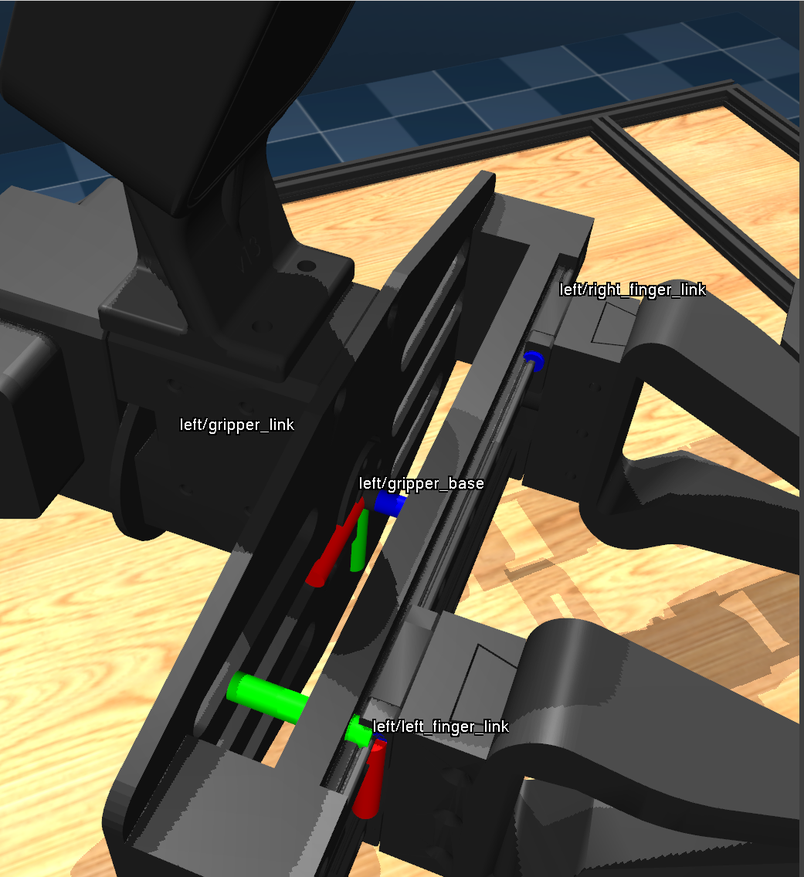
#> input picture alohasim/images/gripper_base_definition.png, 804 x 877 px, shrunk from 1041 x 1136 before the run; its folder holds only this picture in this run
$ python calib.py
#> lines starting #> are read from the running program, lines starting #| are printed output that depends on the picture
import os
import cv2
import glob
import numpy as np
import matplotlib.pyplot as plt
import argparse

# global calibration config
chessboard_position = None
calib_config = None

"""
NOTE: The computation of this function depends on the chessboard position!
TODO: using config file to specify the chessboard position to be used in this function
"""
def set_calib_config(chessboard_position):
    global calib_config
    if chessboard_position == 'lay':
        calib_config = {
            'board_position': 'lay',
            'pattern_size': (6, 9),
            'square_size': 25/1000,
            'data_folder': os.path.join(os.path.dirname(__file__), 'data', 'aloha2_lay'),
            'intrinsic_folder': os.path.join(os.path.dirname(__file__), 'intrinsics', 'aloha2')
        }
    elif chessboard_position == 'stand':
        calib_config = {
            'board_position': 'stand',
            'pattern_size': (8, 11),
            'square_size': 20/1000,
            'data_folder': os.path.join(os.path.dirname(__file__), 'data', 'aloha2_stand'),
            'intrinsic_folder': os.path.join(os.path.dirname(__file__), 'intrinsics', 'aloha2')
        }

# [87 lines left out: functions compute_object_points_in_world_frame, compute_camera_poses, calculate_reprojection_error, not called in this run]

def calculate_intrinsics(chessboard_corners, available_indices, pattern_size, square_size, image_size, res_save_folder):
    # Find the corners of the chessboard in the image
    imgpoints = chessboard_corners
    # Find the corners of the chessboard in the real world
    objpoints = []
    for i in range(len(available_indices)):
        # objp = compute_object_points_in_world_frame()
        objp = np.zeros((pattern_size[0] * pattern_size[1], 3), np.float32)
        objp[:, :2] = np.mgrid[0:pattern_size[0], 0:pattern_size[1]].T.reshape(-1, 2) * square_size
        objpoints.append(objp)
    # Find the intrinsic matrix
    ret, mtx, dist, rvecs, tvecs = cv2.calibrateCamera(objpoints, imgpoints, image_size, None, None)
    # Calculate the re-projection error
    reprojection_error = calculate_reprojection_error(objpoints, imgpoints, rvecs, tvecs, mtx, dist, res_save_folder)
    print(f"The average re-projection error from the intrinsics calibration is: {reprojection_error:.2f} pixels")
    return mtx

def find_chessboard_corners(images, pattern_size, res_save_folder):
    chessboard_corners = []
    available_indices = []
    print("finding chessboard corners...")

    detected_corners_folder = os.path.join(res_save_folder, "detected_corners")
    if not os.path.exists(detected_corners_folder):
        os.makedirs(detected_corners_folder)

    for i, image in enumerate(images):
        gray = cv2.cvtColor(image, cv2.COLOR_BGR2GRAY)
        ret, corners = cv2.findChessboardCorners(gray, pattern_size)
        if ret:
            chessboard_corners.append(corners)
            cv2.drawChessboardCorners(image, pattern_size, corners, ret)
            cv2.imwrite(os.path.join(detected_corners_folder, f"{i:02d}.png"), image)
            available_indices.append(i)
        else:
            print(f"No chessboard found in image {i:02d}")

    return chessboard_corners, available_indices

def calibration_eyeinhand(images, base2ee_transforms, res_save_folder):
    # find chessboard corners and index of images with chessboard corners
    chessboard_corners, available_indices = find_chessboard_corners(images, calib_config['pattern_size'], res_save_folder)

    # intrinsics calibration
    intrinsic_matrix = calculate_intrinsics(chessboard_corners, available_indices,
                                            calib_config['pattern_size'], calib_config['square_size'],
                                            images[0].shape[:2], res_save_folder)
    np.save(os.path.join(res_save_folder, "intrinsic_matrix.npy"), intrinsic_matrix)

    # calculate transformation: world -> camera
    world2cam_rotations, world2cam_translations = compute_camera_poses(chessboard_corners, intrinsic_matrix)
    world2cam_transforms = [np.concatenate((R, T), axis=1) for R, T in zip(world2cam_rotations, world2cam_translations)]
    for i in range(len(world2cam_transforms)):
        world2cam_transforms[i] = np.concatenate((world2cam_transforms[i], np.array([[0, 0, 0, 1]])), axis=0)

    # calculate transformation: camera -> world
    cam2world_transforms = [np.linalg.inv(T) for T in world2cam_transforms]
    cam2world_rotations = [T[:3, :3] for T in cam2world_transforms]
    cam2world_rotation_vectors = [cv2.Rodrigues(R)[0] for R in cam2world_rotations]
    cam2world_translations = [T[:3, 3] for T in cam2world_transforms]

    # calculate transformation: base -> end-effector
    base2ee_transforms = [base2ee_transforms[i] for i in available_indices]
    base2ee_rotations = [T[:3, :3] for T in base2ee_transforms]
    base2ee_rotation_vectors = [cv2.Rodrigues(R)[0] for R in base2ee_rotations]
    base2ee_translations = [T[:3, 3] for T in base2ee_transforms]

    # calculate transformation: end-effector -> base
    ee2base_transforms = [np.linalg.inv(T) for T in base2ee_transforms]
    ee2base_rotations = [T[:3, :3] for T in ee2base_transforms]
    ee2base_rotation_vectors = [cv2.Rodrigues(R)[0] for R in ee2base_rotations]
    ee2base_translations = [T[:3, 3] for T in ee2base_transforms]

    # calculate transformations: camera -> end-effector
    cam2ee_folder = os.path.join(res_save_folder, "cam2ee")
    ee2cam_folder = os.path.join(res_save_folder, "ee2cam")
    world2base_folder = os.path.join(res_save_folder, "world2base")
    if not os.path.exists(cam2ee_folder):
        os.mkdir(cam2ee_folder)
    if not os.path.exists(ee2cam_folder):
        os.mkdir(ee2cam_folder)
    if not os.path.exists(world2base_folder):
        os.mkdir(world2base_folder)

    for i in range(5):
        print(f"solving hand-eye calibration using method {i}...")
        cam2ee_rotation, cam2ee_translation = cv2.calibrateHandEye(
                R_gripper2base=ee2base_rotations,
                t_gripper2base=ee2base_translations,
                R_target2cam=world2cam_rotations,
                t_target2cam=world2cam_translations,
                method=i
            )
        cam2ee_transform = np.concatenate((cam2ee_rotation, cam2ee_translation), axis=1)
        cam2ee_transform = np.concatenate((cam2ee_transform, np.array([[0, 0, 0, 1]])), axis=0)
        np.save(os.path.join(cam2ee_folder, f"method_{i}.npy"), cam2ee_transform)
        ee2cam_transform = np.linalg.inv(cam2ee_transform)
        np.save(os.path.join(ee2cam_folder, f"method_{i}.npy"), ee2cam_transform)

    for i in range(2):
        print(f"solving hand-eye calibration using method {i+5}...")
        base2world_rotation, base2world_translation, ee2cam_rotation, ee2cam_translation = cv2.calibrateRobotWorldHandEye(
                R_world2cam=world2cam_rotations,
                t_world2cam=world2cam_translations,
                R_base2gripper=base2ee_rotations,
                t_base2gripper=base2ee_translations,
                method=i
            )
        ee2cam_transform = np.concatenate((ee2cam_rotation, ee2cam_translation), axis=1)
        ee2cam_transform = np.concatenate((ee2cam_transform, np.array([[0, 0, 0, 1]])), axis=0)
        np.save(os.path.join(ee2cam_folder, f"method_{i+5}.npy"), ee2cam_transform)
        cam2ee_transform = np.linalg.inv(ee2cam_transform)
        np.save(os.path.join(cam2ee_folder, f"method_{i+5}.npy"), cam2ee_transform)

        base2world_transform = np.concatenate((base2world_rotation, base2world_translation), axis=1)
        base2world_transform = np.concatenate((base2world_transform, np.array([[0, 0, 0, 1]])), axis=0)
        world2base_transform = np.linalg.inv(base2world_transform)
        np.save(os.path.join(world2base_folder, f"method_{i+5}.npy"), world2base_transform)

# [33 lines left out: function calibration_eyetohand, not called in this run]

if __name__ == "__main__":
    parser = argparse.ArgumentParser()
    parser.add_argument("--chessboard_position", type=str, default="lay", choices=["lay", "stand"])
    args = parser.parse_args()
    chessboard_position = args.chessboard_position
    set_calib_config(chessboard_position)

    # load images data
    camera_names = ['camera_high', 'camera_low', 'camera_wrist_left', 'camera_wrist_right']
    camera_images_dict = {}
    for camera_name in camera_names:
        image_folder = os.path.join(calib_config['data_folder'], camera_name, 'images')
        image_files = sorted(glob.glob(f'{image_folder}/*.png'))
        images = [cv2.imread(f) for f in image_files]
#> images = 1 item
        camera_images_dict[camera_name] = images

    # load base2ee data
    arm_names = ['left_arm', 'right_arm']
#> arm_names = ['left_arm', 'right_arm']
    base2ee_dict = {}
    for arm_name in arm_names:
        base2ee_folder = os.path.join(calib_config['data_folder'], arm_name, 'base2ee')
        base2ee_files = sorted(glob.glob(f'{base2ee_folder}/*.npy'))
#> base2ee_files = []
        base2ee_transforms = [np.load(f) for f in base2ee_files]
#> base2ee_transforms = []
        base2ee_dict[arm_name] = base2ee_transforms

    if chessboard_position == 'lay':
        # eye-in-hand calibration
        # TODO: how to use inverse_brown_conrady distortion model in realsense intrinsic when calibrating?
        print("\n\n=== calibrating left wrist camera ===")
        calibration_eyeinhand(images=camera_images_dict['camera_wrist_left'],
                            base2ee_transforms=base2ee_dict['left_arm'],
                            res_save_folder=os.path.join(calib_config['data_folder'], "camera_wrist_left"))
#> the loop in find_chessboard_corners, `for i, image in enumerate(images):` made 1 pass
#| No chessboard found in image 00
#> pass 1, in find_chessboard_corners, `gray = cv2.cvtColor(image, cv2.COLOR_BGR2GRAY)`:
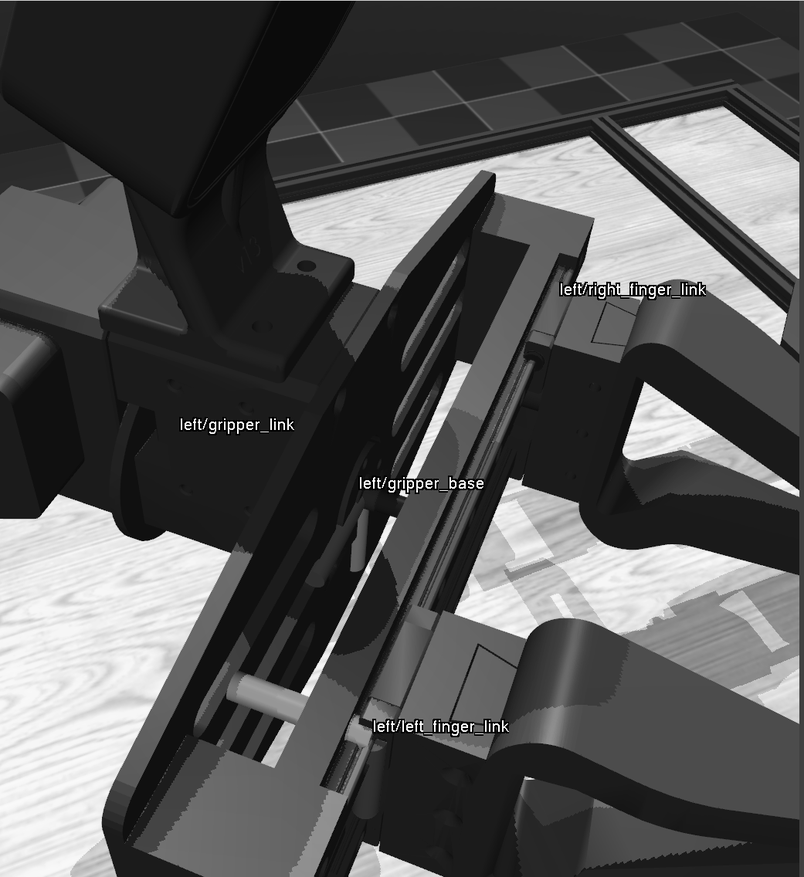
#> gray: shape (877, 804); min 0, max 255, mean 85
#> (the run stopped early here; a loop or call above may not have finished)
